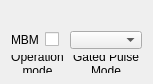
  <widget class="QWidget" name="layoutWidget">
   <property name="geometry">
    <rect>
     <x>20</x>
     <y>80</y>
     <width>141</width>
     <height>71</height>
    </rect>
   </property>
   <layout class="QGridLayout" name="multibunchLayout">
    <item row="1" column="2">
     <widget class="TaurusValueComboBox" name="tbGatedPulseModeCombo"/>
    </item>
    <item row="1" column="0">
     <widget class="QLabel" name="multibunchLabel">
      <property name="text">
       <string>MBM</string>
      </property>
     </widget>
    </item>
    <item row="0" column="0" colspan="2">
     <widget class="TaurusLabel" name="tbMultiBunchValue"/>
    </item>
    <item row="2" column="2">
     <widget class="QLabel" name="tbGatedPulseModeLabel">
      <property name="text">
       <string>Gated Pulse Mode</string>
      </property>
      <property name="alignment">
       <set>Qt::AlignCenter</set>
      </property>
      <property name="wordWrap">
       <bool>true</bool>
      </property>
     </widget>
    </item>
    <item row="2" column="0" colspan="2">
     <widget class="QLabel" name="label">
      <property name="text">
       <string>Operation mode</string>
      </property>
      <property name="alignment">
       <set>Qt::AlignCenter</set>
      </property>
      <property name="wordWrap">
       <bool>true</bool>
      </property>
     </widget>
    </item>
    <item row="1" column="1">
     <widget class="LinacValueCheckBox" name="tbMultiBunchCheck">
      <property name="showText">
       <bool>false</bool>
      </property>
     </widget>
    </item>
    <item row="0" column="2">
     <widget class="TaurusLabel" name="tbGatedPulseModeValue"/>
    </item>
   </layout>
  </widget>
